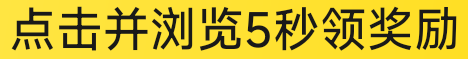
#> input picture templates/ad5.png, 468 x 59 px
$ python -i fcash.py   (imports and definitions only)
#> lines starting #> are read from the running program, lines starting #| are printed output that depends on the picture
from __future__ import annotations

import argparse
import json
import msvcrt
import os
import re
import shutil
import subprocess
import sys
import time
import traceback
from dataclasses import dataclass
from datetime import datetime
from pathlib import Path

import cv2
import numpy as np


ROOT = Path(__file__).resolve().parent
MEITUAN = "com.sankuai.meituan"
GAME = "com.meituan.android.mgc.container.MGCGameActivity"
MAIN = MEITUAN + "/com.meituan.android.pt.homepage.activity.MainActivity"
MAIN_COMPONENT = tuple(MAIN.split("/", 1))
WEB = "com.meituan.android.knb.core.StandardKnbActivity"
TITANS_WEB = "com.sankuai.titans.adapter.mtapp.KNBWebViewActivity"
MRN = "com.meituan.android.mrn.container.MRNBaseActivity"
MRN_STANDARD = "com.meituan.android.mrn.container.MRNStandardActivity"
MRNX = "com.meituan.android.mrnx.container.MRNXStandardActivity"
TRAVEL_DETAIL = "com.meituan.traveltools.mrncontainer.HTMRNBaseActivity"
DEAL_DETAIL = "com.meituan.android.generalcategories.dealdetail.GCDealDetailActivity"
SUBGAME = GAME + "1"
PROMO_LONG_SUBGAME = GAME + "2"
SUBGAME_INTERSTITIAL = "com.windmill.sdk.widget.InterstitialView_4012003"
FULL_AD = MEITUAN + ".msv.page.activity.MSVPageActivity"
AD_WEB = "com.ubix.ssp.open.comm.UBiXWebViewActivity"
AD_SHOP = "com.qq.e.ads.ADActivity"
WECHAT_AD_WEB_VIEWS = {
    ("com.tencent.mm", "com.tencent.mm.plugin.webview.ui.tools.CustomSchemeEntryMMWebViewUI"),
    ("com.tencent.mm", "com.tencent.mm.plugin.webview.stub.WebViewStubProxyUI"),
}
CLOUD_HANDOFF = ("com.miui.cloudservice", "com.miui.cloudservice.wxapi.WXEntryActivity")
DOUYIN_HANDOFF = ("com.ss.android.ugc.aweme", "com.ss.android.ugc.aweme.app.DeepLinkHandlerActivity")
APP_STORE_HANDOFF = ("com.tencent.android.qqdownloader", "com.tencent.pangu.link.SplashActivity")
TOMATO_AUDIO_HANDOFF = ("com.xs.fm", "com.dragon.read.push.AppSdkActivity")
APP_LOCK = ("com.miui.securitycenter", "com.miui.applicationlock.ConfirmAccessControl")
IDENTITY_WEB = (MEITUAN, "com.sankuai.waimai.business.knb.WMMultiWebViewActivity")
SLIDER_VERIFICATION = (MEITUAN, "com.meituan.android.yoda.activity.YodaRouterTransparentActivity")
AD_LANDING_COMPONENTS = {
    ("com.taobao.idlefish", "com.taobao.fleamarket.home.activity.InitActivity"),
    ("com.taobao.idlefish", "com.taobao.idlefish.custom.FishUserLoginActivity"),
    ("com.ss.android.article.lite", "com.ss.android.article.base.feature.app.schema.AdsAppActivity"),
    ("com.ss.android.article.lite", "com.ss.android.ugc.detail.activity.TikTokActivity"),
    ("com.quark.browser", "com.ucpro.MainActivity"),
    ("com.quark.browser", "com.ucpro.BrowserActivity"),
    ("com.miui.video", "com.miui.video.app.IntentActivity"),
    ("com.miui.video", "com.miui.video.feature.home.VideoFlowPlayLetActivity"),
    ("com.kmxs.reader", "com.km.app.home.view.LoadingActivity"),
    ("com.kmxs.reader", "com.km.app.update.UpdateVersionV2Activity"),
    ("com.luna.music", "com.luna.biz.main.main.SchemeActivity"),
    ("com.luna.music", "com.luna.biz.main.main.MainActivity"),
    ("com.xs.fm", "com.dragon.read.pages.main.MainFragmentActivity"),
}
# These apps were already verified as ad destinations in the local Meituan setup.
AD_APPS = {
    "com.eg.android.AlipayGphone", "com.tencent.mm",
    "com.taobao.taobao", "com.android.browser", "com.alibaba.wireless", "com.kuaishou.nebula",
    "com.tmall.wireless", "com.baidu.netdisk", "com.aliyun.tongyi", "com.baidu.BaiduMap",
    "com.qiyi.video", "com.UCMobile", "com.dianping.v1", "com.xunmeng.pinduoduo", "cn.missevan",
    "com.xiaomi.market", "com.fenxiang.storyline", "com.sina.weibo", "com.jingdong.app.mall",
}
LIST = (28, 1081, 1050, 2379)


@dataclass(frozen=True)
class Task:
    key: str
    name: str
    title: str
    total: int | None
    icon: str | None = None


TASKS = (
    Task("page", "浏览页面领奖励", "page", 12),
    Task("browse12", "完成浏览领奖励（红包）", "browse", 12, "icon_red"),
    Task("promo", "浏览优惠活动", "promo", 10),
    Task("browse14", "完成浏览领奖励（紫色播放）", "browse", 14, "icon_purple"),
    Task("goods", "浏览好物5秒领奖励", "goods", None),
)


class Stop(RuntimeError):
    def __init__(self, message, *, code=None):
        super().__init__(message)
        self.code = code


class DifferentTotal(Stop):
    pass


def is_ad_landing(component):
    return component[0] in AD_APPS or component in AD_LANDING_COMPONENTS


# [5 lines left out: function command, not called in this run]


def crop(image, box):
    x1, y1, x2, y2 = box
    return image[y1:y2, x1:x2]


def center(box):
    x1, y1, x2, y2 = box
    return (x1 + x2) // 2, (y1 + y2) // 2


# [31 lines left out: functions panel_header_visible, list_frames_overlap, save, not called in this run]


class Phone:
    # [94 lines left out: functions __init__, usb_devices, wait_for_reconnect, call, component, frame and 2 more, not called in this run]

    def back(self):
        self.call("shell", "input", "keyevent", "KEYCODE_BACK")

    def return_to_game(self, *, main=False):
        self.call("shell", "am", "start", "-a", "android.intent.action.MAIN", "-c",
                  "android.intent.category.LAUNCHER", "-f", "0x34000000" if main else "0x10200000", "-n", MAIN)


class Runner:
    def __init__(self):
        self.phone = None
        self.run = ROOT / "runs" / datetime.now().strftime("%Y%m%d-%H%M%S-%f")
        self.run.mkdir(parents=True)
        self.evidence_dir = self.run / "screenshots"
        self.evidence_dir.mkdir()
        self.sequence = 0
        self.task_key = None
        self.phase = "startup"
        self.round_info = None
        self.last_remaining = None
        self.progress_cache = None
        self.recent_frames = {}
        self.last_component = None
        self.last_heartbeat = time.monotonic()
        self.final_rewards = 0
        self.rewards_seen = 0
        self.wide_scan_enabled = True
        self.rounds_confirmed = 0
        self.claim_in_flight = False
        self.capacity_recoveries = 0
        self.blocked = False
        self.templates = {
            p.stem: cv2.imdecode(np.frombuffer(p.read_bytes(), np.uint8), cv2.IMREAD_GRAYSCALE)
            for p in (ROOT / "templates").glob("*.png")
        }

    # [12 lines left out: functions log, stage, not called in this run]

    def remember(self, label, image):
        captured_at = datetime.now().isoformat(timespec="milliseconds")
        self.recent_frames[label] = (image, captured_at, self.phase)

    # [45 lines left out: functions evidence, record_stop, component, not called in this run]

    def match(self, image, name, region, threshold=0.91, *, first=False):
        template = self.templates[name]
        box = cv2.cvtColor(crop(image, region), cv2.COLOR_BGR2GRAY)
        height, width = template.shape
        if min(box.shape) == 0 or height > box.shape[0] or width > box.shape[1]:
            return None
        scores = cv2.matchTemplate(box, template, cv2.TM_CCOEFF_NORMED)
        if first:
            rows = np.flatnonzero(scores.max(axis=1) >= threshold)
            if not len(rows):
                return None
            start = int(rows[0])
            scores = scores[start:start + 12]
        else:
            start = 0
        _, score, _, (x, y) = cv2.minMaxLoc(scores)
        y += start
        if score >= threshold:
            x, y = x + region[0], y + region[1]
            return (x, y, x + width, y + height)
        return None

    # [317 lines left out: functions panel, dismiss_home_popup, merge_for_capacity, row, find, ocr and 4 more, not called in this run]

    def capture_home_entry(self, image):
        entry = self.match(image, "capture_entry", (200, 2065, 335, 2248), 0.90)
        if entry is None or np.percentile(crop(image, entry)[:, :, 2], 85) < 205:
            return None
        x1, y1, x2, _ = entry
        region = (x1 - 6, y1 - 170, x2 + 66, y1 - 65)
        if self.match(image, "capture_badge", region, 0.92):
            return entry, True
        cx = center(entry)[0]
        hsv = cv2.cvtColor(crop(image, (cx, region[1], region[2], region[3])), cv2.COLOR_BGR2HSV)
        hue, saturation, brightness = cv2.split(hsv)
        red = (((hue <= 10) | (hue >= 170)) & (saturation >= 175) & (brightness >= 205)).astype(np.uint8)
        contours, _ = cv2.findContours(red, cv2.RETR_EXTERNAL, cv2.CHAIN_APPROX_SIMPLE)
        for contour in contours:
            _, _, width, height = cv2.boundingRect(contour)
            if (10 <= width <= 46 and 10 <= height <= 46 and 0.75 <= width / height <= 1.33
                    and cv2.contourArea(contour) >= 0.53 * width * height):
                return entry, True
        return entry, False

    # [11 lines left out: function capture_now_button, not called in this run]

    def capture_cooling_down(self, image):
        return (self.match(image, "capture_browse_only", (332, 1990, 757, 2205), 0.92)
                and self.match(image, "capture_cooldown", (503, 2220, 804, 2320), 0.91))

    # [106 lines left out: functions run_capture, goods_card_button, not called in this run]

    def goods_card_close(self, image, region, threshold=0.91):
        return (self.match(image, "goods_card_close", region, threshold)
                or self.match(image, "goods_card_close_icon", region, 0.94))

    # [788 lines left out: functions goods_card_landing_status, finish_goods_card_landing, browse_goods_card, full_ad, browse_promo_ad_subgame, finish_promo_ad_subgame and 14 more, not called in this run]


# [2 lines not run here, left out]

>>> import cv2
>>> picture = cv2.imread('templates/ad5.png', cv2.IMREAD_GRAYSCALE)
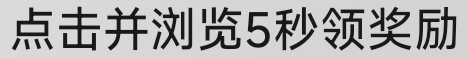
#> picture: shape (59, 468); min 25, max 218, mean 170.5
>>> result = Runner().capture_home_entry(picture)
#> in __init__, `self.templates = { p.stem: cv2.imdecode(np.frombuffer(p.read_bytes(), ..`: self.templates = 4 items
#> (the run stopped early here; a loop or call above may not have finished)
